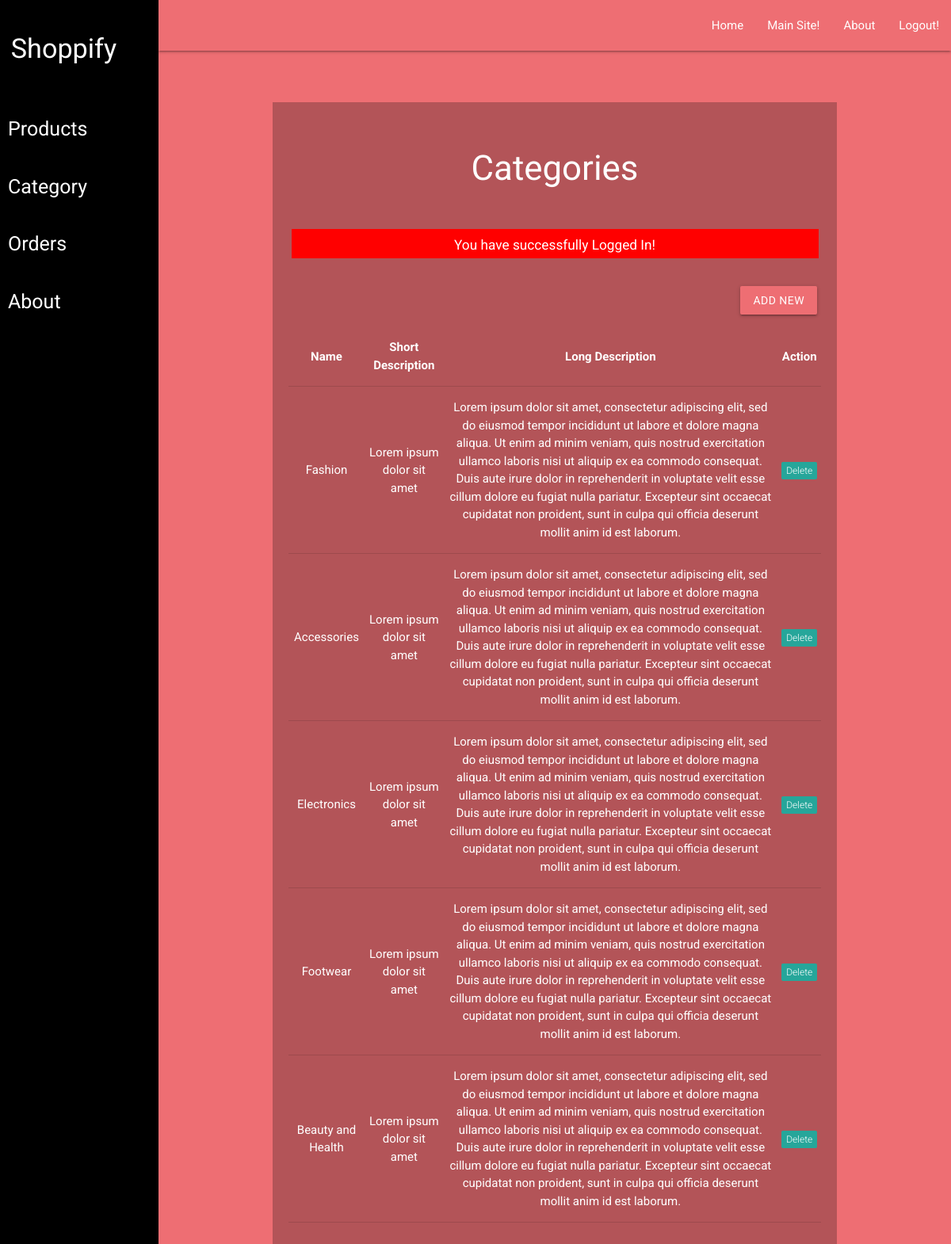
The app's page /admin/category-list.php (signed in) with its own data.
### tables this page shows
CREATE TABLE `categories` (
  `id` int(11) NOT NULL,
  `name` varchar(250) NOT NULL,
  `short_desc` varchar(250) NOT NULL,
  `long_desc` varchar(500) NOT NULL
);

### admin/category-list.php (the view, shortened to what this page needs)
<?php require('layout/header.php'); ?>
<?php require('layout/left-sidebar-long.php'); ?>
<?php require('layout/topnav.php'); ?>
<?php require('layout/left-sidebar-short.php'); ?>
<?php
require('../backends/connection-pdo.php');
$sql = 'SELECT * FROM categories';
$query  = $pdoconn->prepare($sql);
$query->execute();
$arr_all = $query->fetchAll(PDO::FETCH_ASSOC);
?>
<div class="section white-text" style="background: #B35458;">
	<div class="section">
		<h3>Categories</h3>
	</div>
  <?php
    if (isset($_SESSION['msg'])) {
        echo '<div class="section center" style="margin: 5px 35px;"><div class="row" style="background: red; color: white;">
        <div class="col s12">
            <h6>'.$_SESSION['msg'].'</h6>
            </div>
        </div></div>';
    }
    ?>
	<div class="section right" style="padding: 15px 25px;">
		<a href="category-add.php" class="waves-effect waves-light btn">Add New</a>
	</div>
	<div class="section center" style="padding: 20px;">
		<table class="centered responsive-table">
        <thead>
          <tr>
              <th>Name</th>
              <th>Short Description</th>
              <th>Long Description</th>
              <th>Action</th>
          </tr>
        </thead>
        <tbody>
          <?php
            foreach ($arr_all as $key) {
          ?>
          <tr>
            <td><?php echo $key['name']; ?></td>
            <td><?php echo $key['short_desc']; ?></td>
            <td><?php echo $key['long_desc']; ?></td>
            <td><a href="../backends/admin/cat-delete.php?id=<?php echo $key['id']; ?>"><span class="new badge" data-badge-caption="">Delete</span></a></td>
          </tr>
          <?php } ?>
        </tbody>
      </table>
	</div>
</div>
<?php require('layout/footer.php'); ?>

### css/form-style.css (style rules this page uses)
body { background: #ee6e73; font-family: "Roboto", sans-serif; -webkit-font-smoothing: antialiased; -moz-osx-font-smoothing: grayscale; }
.btn, .btn:active, .btn:hover { background: #ee6e73 !important; width: 100%; }
.row { margin-bottom: 0 !important; }
.col { padding: 0 !important; }

### records on screen
categories: name "Fashion", short_desc "Lorem ipsum dolor sit amet", long_desc "Lorem ipsum dolor sit amet, consectetur adipiscing elit, sed do eiusmod tempor incididunt ut labore et dolore magna aliqua. Ut enim ad minim veniam, quis nostrud exercitation ullamco laboris nisi ut aliquip ex ea commodo consequat. Duis aute irure dolor in reprehenderit in voluptate velit esse cillum dolore eu fugiat nulla pariatur. Excepteur sint occaecat cupidatat non proident, sunt in culpa qui officia deserunt mollit anim id est laborum."
categories: name "Accessories", short_desc "Lorem ipsum dolor sit amet", long_desc "Lorem ipsum dolor sit amet, consectetur adipiscing elit, sed do eiusmod tempor incididunt ut labore et dolore magna aliqua. Ut enim ad minim veniam, quis nostrud exercitation ullamco laboris nisi ut aliquip ex ea commodo consequat. Duis aute irure dolor in reprehenderit in voluptate velit esse cillum dolore eu fugiat nulla pariatur. Excepteur sint occaecat cupidatat non proident, sunt in culpa qui officia deserunt mollit anim id est laborum."
categories: name "Electronics", short_desc "Lorem ipsum dolor sit amet", long_desc "Lorem ipsum dolor sit amet, consectetur adipiscing elit, sed do eiusmod tempor incididunt ut labore et dolore magna aliqua. Ut enim ad minim veniam, quis nostrud exercitation ullamco laboris nisi ut aliquip ex ea commodo consequat. Duis aute irure dolor in reprehenderit in voluptate velit esse cillum dolore eu fugiat nulla pariatur. Excepteur sint occaecat cupidatat non proident, sunt in culpa qui officia deserunt mollit anim id est laborum."
categories: name "Footwear", short_desc "Lorem ipsum dolor sit amet", long_desc "Lorem ipsum dolor sit amet, consectetur adipiscing elit, sed do eiusmod tempor incididunt ut labore et dolore magna aliqua. Ut enim ad minim veniam, quis nostrud exercitation ullamco laboris nisi ut aliquip ex ea commodo consequat. Duis aute irure dolor in reprehenderit in voluptate velit esse cillum dolore eu fugiat nulla pariatur. Excepteur sint occaecat cupidatat non proident, sunt in culpa qui officia deserunt mollit anim id est laborum."
categories: name "Beauty and Health", short_desc "Lorem ipsum dolor sit amet", long_desc "Lorem ipsum dolor sit amet, consectetur adipiscing elit, sed do eiusmod tempor incididunt ut labore et dolore magna aliqua. Ut enim ad minim veniam, quis nostrud exercitation ullamco laboris nisi ut aliquip ex ea commodo consequat. Duis aute irure dolor in reprehenderit in voluptate velit esse cillum dolore eu fugiat nulla pariatur. Excepteur sint occaecat cupidatat non proident, sunt in culpa qui officia deserunt mollit anim id est laborum."

### other values on screen
$_SESSION['msg'] "You have successfully Logged In!"
